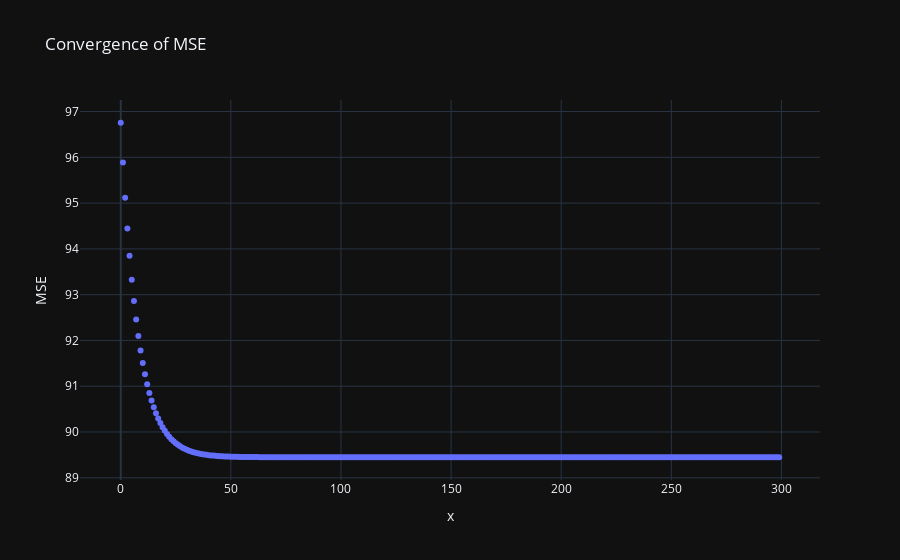

The notebook cell this image was saved under:
### Code cell
fig = px.scatter(y=all_MSE,
                 labels={'x': 'x', 'y': 'MSE'},
                 title="Convergence of MSE")
fig.show()

### Figure 1 — Plotly figure (JSON) as saved in the notebook; plotly's stock layout.template omitted (floating-point values rounded to 4 significant figures; data arrays with more than 128 entries replaced by an {"elided": "..."} marker saying what was removed)
{"data": [{"hovertemplate": "x=%{x}<br>MSE=%{y}<extra></extra>", "legendgroup": "", "marker": {"color": "#636efa", "symbol": "circle"}, "mode": "markers", "name": "", "orientation": "v", "showlegend": false, "x": {"elided": "300 int values"}, "xaxis": "x", "y": {"elided": "300 float values"}, "yaxis": "y", "type": "scatter"}], "layout": {"xaxis": {"anchor": "y", "domain": [0.0, 1.0], "title": {"text": "x"}}, "yaxis": {"anchor": "x", "domain": [0.0, 1.0], "title": {"text": "MSE"}}, "legend": {"tracegroupgap": 0}, "title": {"text": "Convergence of MSE"}}}
